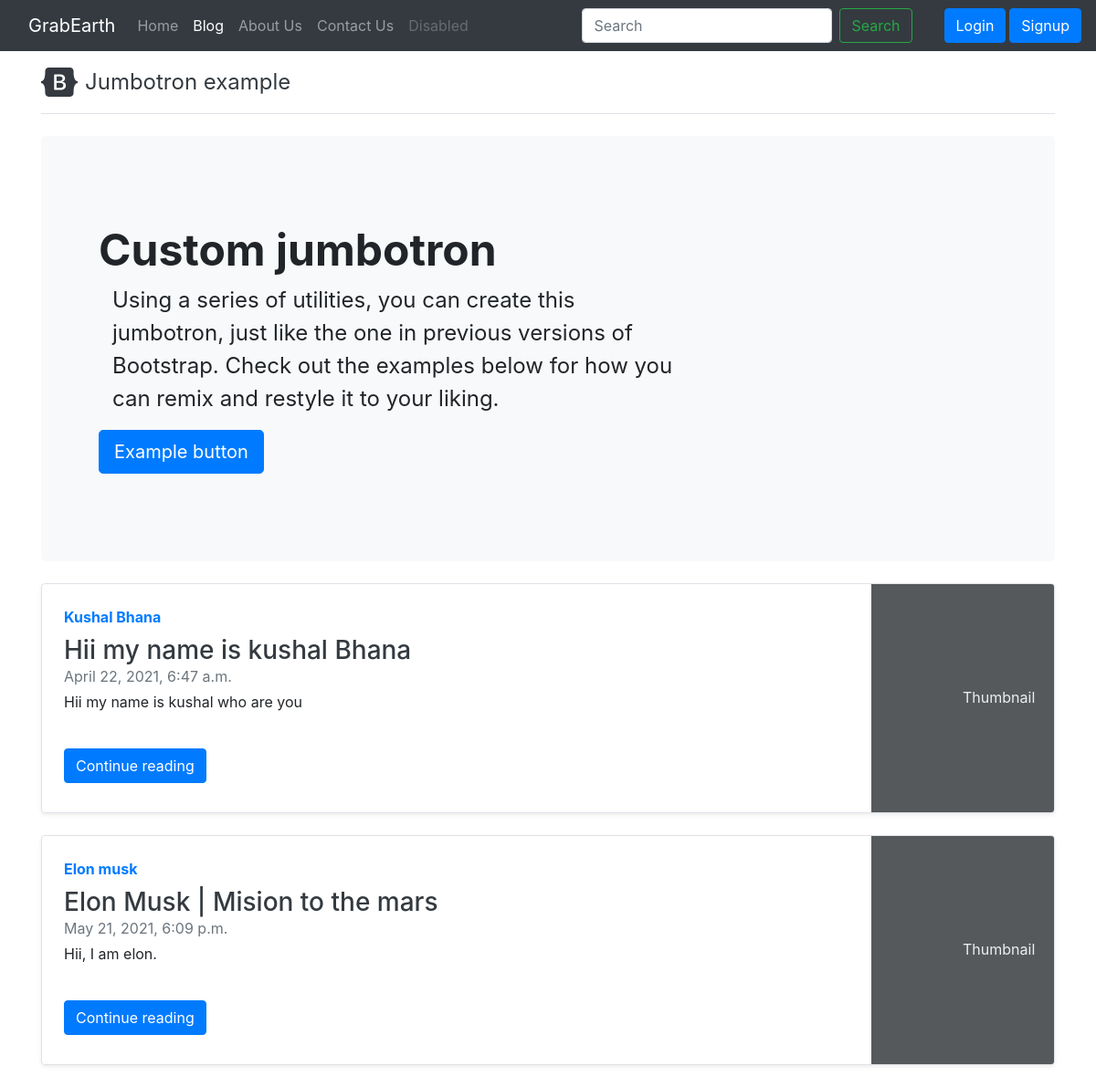
Screenshot of /blog/ with the database file from the repository.
### blog/models.py (models this page shows, shortened)
class Post(models.Model):
    sno=models.AutoField(primary_key=True)
    title=models.CharField(max_length=255)
    author=models.CharField(max_length=14)
    slug=models.CharField(max_length=130)
    timeStamp=models.DateTimeField(blank=True)
    content=models.TextField()

### blog/views.py (the view)
# urls.py: path('', views.BlogHome, name="BlogHome"),
def BlogHome(request):
    allPosts= Post.objects.all()
    context={'allPosts': allPosts}
    return render(request, 'blog/bloghome.html', context)

### templates/blog/bloghome.html (shortened to what this page needs)
{% extends 'base.html' %}
{% block blogactive %}active{% endblock blogactive %}
{% block body %}
<div class='container'>
    <header class="pb-3 mb-4 border-bottom mt-3">
        <a href="/" class="d-flex align-items-center text-dark text-decoration-none">
            <span class="fs-4">Jumbotron example</span>
        </a>
    </header>
    <div class="p-5 mb-4 bg-light rounded-3">
        <div class="container-fluid py-5">
            <h1 class="display-5 fw-bold">Custom jumbotron</h1>
            <p class="col-md-8 fs-4">Using a series of utilities, you can create this jumbotron, just like the one in
                previous versions of Bootstrap. Check out the examples below for how you can remix and restyle it to
                your liking.</p>
            <button class="btn btn-primary btn-lg" type="button">Example button</button>
        </div>
    </div>
    {% for post in allPosts %}
    <div
        class="row no-gutters border rounded overflow-hidden flex-md-row mb-4 shadow-sm h-md-250 my-4 position-relative">
        <div class="col p-4 d-flex flex-column position-static">
            <strong class="d-inline-block mb-2 text-primary">{{post.author}}</strong>
            <h3 class="mb-0"> <a class='text-dark' href="/blog/{{post.slug}}">{{post.title}}</a></h3>
            <div class="mb-1 text-muted">{{post.timeStamp}}</div>
            <p class="card-text mb-auto">{{post.content | truncatechars:'500'}}</p>
            <div class="my-2">
                <a href="{{post.slug}}" role="button" class="btn btn-primary">Continue reading</a>
            </div>
        </div>
        <div class="col-auto d-none d-lg-block">
            <svg class="bd-placeholder-img" width="200" height="250" xmlns="http://www.w3.org/2000/svg"
                preserveAspectRatio="xMidYMid slice" focusable="false" role="img" aria-label="Placeholder: Thumbnail">
                <rect width="100%" height="100%" fill="#55595c"></rect><text x="50%" y="50%" fill="#eceeef"
                    dy=".3em">Thumbnail</text>
            </svg>
        </div>
    </div>
    {% endfor %}
</div>
{% endblock body %}

### templates/base.html (style rules this page uses)
a { text-decoration: none; }

### rows the page displays
Post: author "Kushal Bhana", title "Hii my name is kushal Bhana", timeStamp "April 22, 2021, 6:47 a.m.", content "Hii my name is kushal who are you"
Post: author "Elon musk", title "Elon Musk | Mision to the mars", timeStamp "May 21, 2021, 6:09 p.m.", content "Hii, I am elon."
